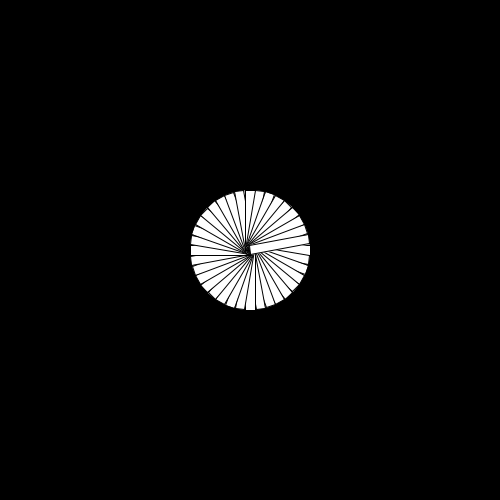
Frame 1 (no input)
Frame 60 (the mouse pressed at the canvas centre just before this capture): identical to frame 1, image omitted
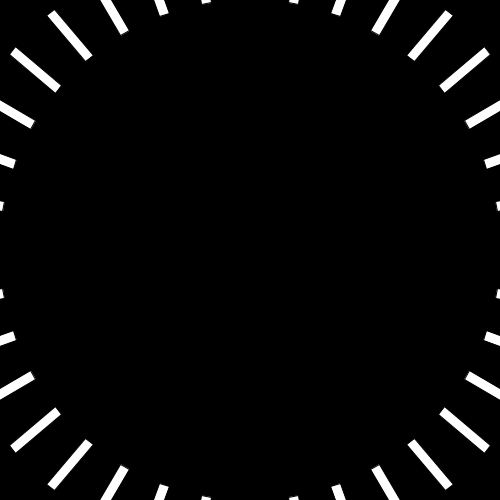
Frame 120 (the mouse held since frame 60 and released just before this capture)

The Processing sketch that drew these frames (run headless with seeded random() and noise(); from frame 60 on, the mouse is pressed at the canvas centre):

// Processing sketch: barrasConcentricas
// ── barrasConcentricas.pde
float vel = 1;
void setup(){
  size(500,500);
}

void draw(){
  //rectMode(CENTER);
  background(0);
  for(int i=0;i<36;i++){
    pushMatrix();
    translate(width/2, height/2);
    rotate(radians(10*i));
    rect(mouseX,-5,60,10);
    popMatrix();
    
  }

}
